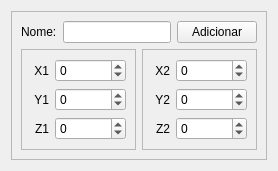
      <widget class="QWidget" name="line">
       <attribute name="title">
        <string>Reta</string>
       </attribute>
       <layout class="QGridLayout" name="gridLayout_4">
        <item row="0" column="0">
         <widget class="QFrame" name="frame_4">
          <property name="frameShape">
           <enum>QFrame::StyledPanel</enum>
          </property>
          <property name="frameShadow">
           <enum>QFrame::Raised</enum>
          </property>
          <layout class="QGridLayout" name="gridLayout_11">
           <item row="0" column="0">
            <layout class="QHBoxLayout" name="horizontalLayout_3">
             <item>
              <widget class="QLabel" name="label_6">
               <property name="text">
                <string>Nome:</string>
               </property>
              </widget>
             </item>
             <item>
              <widget class="QLineEdit" name="lineEditLineName"/>
             </item>
             <item>
              <widget class="QPushButton" name="pushButtonAddLine">
               <property name="text">
                <string>Adicionar</string>
               </property>
              </widget>
             </item>
            </layout>
           </item>
           <item row="1" column="0">
            <layout class="QGridLayout" name="gridLayout">
             <item row="0" column="0">
              <widget class="QFrame" name="frame_10">
               <property name="frameShape">
                <enum>QFrame::StyledPanel</enum>
               </property>
               <property name="frameShadow">
                <enum>QFrame::Raised</enum>
               </property>
               <layout class="QGridLayout" name="gridLayout_3">
                <item row="0" column="0">
                 <layout class="QVBoxLayout" name="verticalLayout">
                  <item>
                   <layout class="QHBoxLayout" name="horizontalLayout_9">
                    <item>
                     <widget class="QLabel" name="label_x1">
                      <property name="text">
                       <string>X1</string>
                      </property>
                      <property name="alignment">
                       <set>Qt::AlignRight|Qt::AlignTrailing|Qt::AlignVCenter</set>
                      </property>
                     </widget>
                    </item>
                    <item>
                     <widget class="QDoubleSpinBox" name="line_x1">
                      <property name="decimals">
                       <number>0</number>
                      </property>
                      <property name="minimum">
                       <double>-999999999.000000000000000</double>
                      </property>
                      <property name="maximum">
                       <double>999999999.000000000000000</double>
                      </property>
                     </widget>
                    </item>
                   </layout>
                  </item>
                  <item>
                   <layout class="QHBoxLayout" name="horizontalLayout_4">
                    <item>
                     <widget class="QLabel" name="label_y1">
                      <property name="text">
                       <string>Y1</string>
                      </property>
                      <property name="alignment">
                       <set>Qt::AlignRight|Qt::AlignTrailing|Qt::AlignVCenter</set>
                      </property>
                     </widget>
                    </item>
                    <item>
                     <widget class="QDoubleSpinBox" name="line_y1">
                      <property name="decimals">
                       <number>0</number>
                      </property>
                      <property name="minimum">
                       <double>-999999999.000000000000000</double>
                      </property>
                      <property name="maximum">
                       <double>999999999.000000000000000</double>
                      </property>
                     </widget>
                    </item>
                   </layout>
                  </item>
                  <item>
                   <layout class="QHBoxLayout" name="horizontalLayout_35">
                    <item>
                     <widget class="QLabel" name="label_x1_2">
                      <property name="text">
                       <string>Z1</string>
                      </property>
                      <property name="alignment">
                       <set>Qt::AlignRight|Qt::AlignTrailing|Qt::AlignVCenter</set>
                      </property>
                     </widget>
                    </item>
                    <item>
                     <widget class="QDoubleSpinBox" name="line_z1">
                      <property name="decimals">
                       <number>0</number>
                      </property>
                      <property name="minimum">
                       <double>-999999999.000000000000000</double>
                      </property>
                      <property name="maximum">
                       <double>999999999.000000000000000</double>
                      </property>
                     </widget>
                    </item>
                   </layout>
                  </item>
                 </layout>
                </item>
               </layout>
              </widget>
             </item>
             <item row="0" column="1">
              <widget class="QFrame" name="frame_9">
               <property name="frameShape">
                <enum>QFrame::StyledPanel</enum>
               </property>
               <property name="frameShadow">
                <enum>QFrame::Raised</enum>
               </property>
               <layout class="QGridLayout" name="gridLayout_10">
                <item row="0" column="0">
                 <layout class="QVBoxLayout" name="verticalLayout_2">
                  <item>
                   <layout class="QHBoxLayout" name="horizontalLayout_2">
                    <item>
                     <widget class="QLabel" name="label_x2">
                      <property name="text">
                       <string>X2</string>
                      </property>
                      <property name="alignment">
                       <set>Qt::AlignRight|Qt::AlignTrailing|Qt::AlignVCenter</set>
                      </property>
                     </widget>
                    </item>
                    <item>
                     <widget class="QDoubleSpinBox" name="line_x2">
                      <property name="decimals">
                       <number>0</number>
                      </property>
                      <property name="minimum">
                       <double>-999999999.000000000000000</double>
                      </property>
                      <property name="maximum">
                       <double>999999999.000000000000000</double>
                      </property>
                     </widget>
                    </item>
                   </layout>
                  </item>
                  <item>
                   <layout class="QHBoxLayout" name="horizontalLayout_8">
                    <item>
                     <widget class="QLabel" name="label_y2">
                      <property name="text">
                       <string>Y2</string>
                      </property>
                      <property name="alignment">
                       <set>Qt::AlignRight|Qt::AlignTrailing|Qt::AlignVCenter</set>
                      </property>
                     </widget>
                    </item>
                    <item>
                     <widget class="QDoubleSpinBox" name="line_y2">
                      <property name="decimals">
                       <number>0</number>
                      </property>
                      <property name="minimum">
                       <double>-999999999.000000000000000</double>
                      </property>
                      <property name="maximum">
                       <double>999999999.000000000000000</double>
                      </property>
                     </widget>
                    </item>
                   </layout>
                  </item>
                  <item>
                   <layout class="QHBoxLayout" name="horizontalLayout_36">
                    <item>
                     <widget class="QLabel" name="label_x2_2">
                      <property name="text">
                       <string>Z2</string>
                      </property>
                      <property name="alignment">
                       <set>Qt::AlignRight|Qt::AlignTrailing|Qt::AlignVCenter</set>
                      </property>
                     </widget>
                    </item>
                    <item>
                     <widget class="QDoubleSpinBox" name="line_z2">
                      <property name="decimals">
                       <number>0</number>
                      </property>
                      <property name="minimum">
                       <double>-999999999.000000000000000</double>
                      </property>
                      <property name="maximum">
                       <double>999999999.000000000000000</double>
                      </property>
                     </widget>
                    </item>
                   </layout>
                  </item>
                 </layout>
                </item>
               </layout>
              </widget>
             </item>
            </layout>
           </item>
          </layout>
          <zorder></zorder>
         </widget>
        </item>
       </layout>
      </widget>
